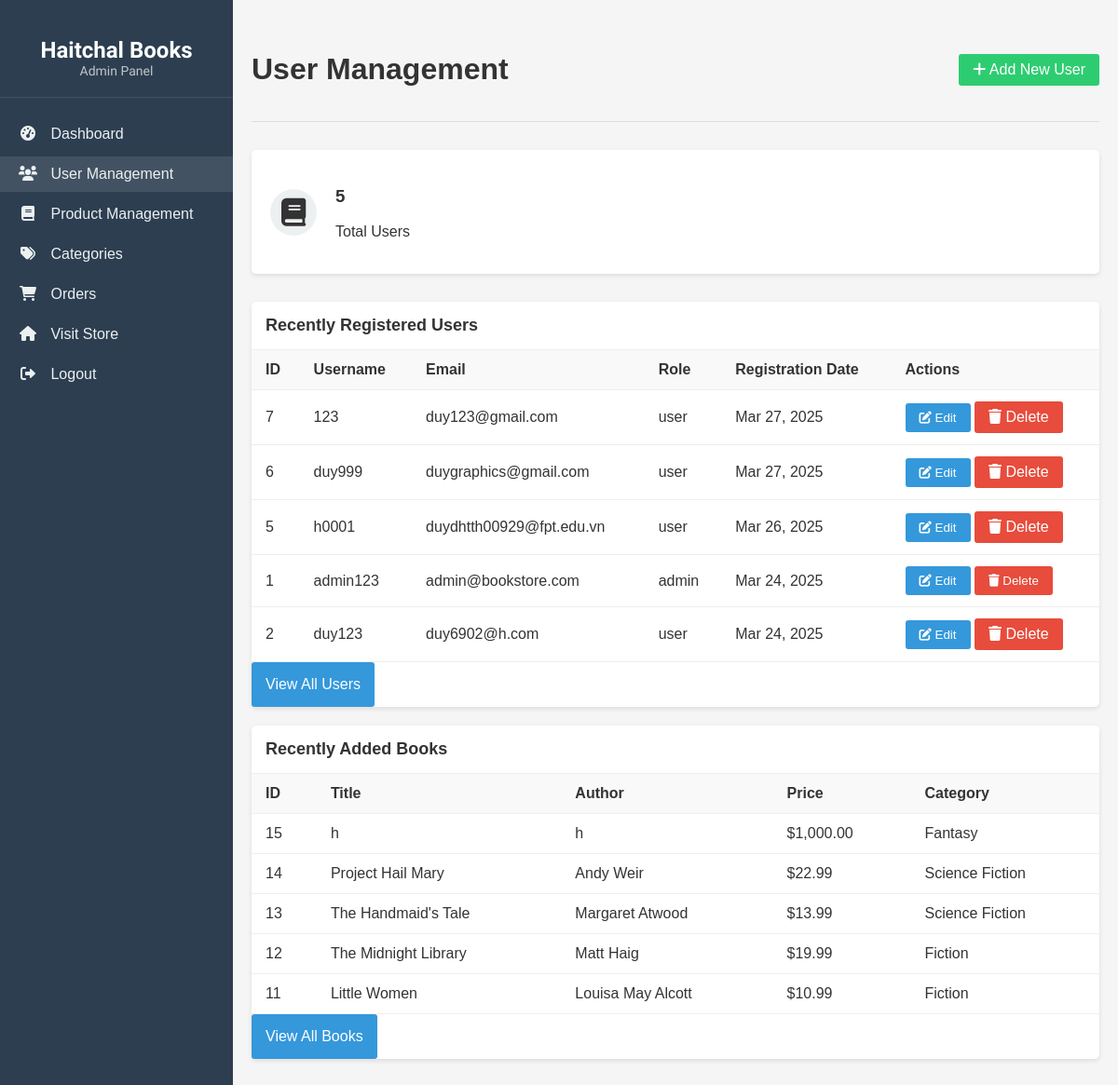
/admin/user_management.php (signed in), run on the app's committed database.
### tables this page shows
CREATE TABLE `users` (
  `user_id` int(11) NOT NULL,
  `username` varchar(50) NOT NULL,
  `password` varchar(255) NOT NULL,
  `email` varchar(100) NOT NULL,
  `name` varchar(100) NOT NULL,
  `address` varchar(255) DEFAULT NULL,
  `phone` varchar(20) DEFAULT NULL,
  `role` enum('admin','user') DEFAULT 'user',
  `registration_date` timestamp NOT NULL DEFAULT current_timestamp(),
  `full_name` varchar(100) DEFAULT NULL,
  `city` varchar(50) DEFAULT NULL,
  `state` varchar(50) DEFAULT NULL,
  `zip_code` varchar(20) DEFAULT NULL
);

CREATE TABLE `books` (
  `book_id` int(11) NOT NULL,
  `title` varchar(255) NOT NULL,
  `author` varchar(100) NOT NULL,
  `isbn` varchar(20) DEFAULT NULL,
  `price` decimal(10,2) NOT NULL,
  `description` text DEFAULT NULL,
  `publication_date` date DEFAULT NULL,
  `publisher` varchar(100) DEFAULT NULL,
  `cover_image` varchar(255) DEFAULT NULL,
  `stock_quantity` int(11) NOT NULL DEFAULT 0,
  `category_id` int(11) DEFAULT NULL,
  `is_featured` tinyint(1) DEFAULT 0
);

CREATE TABLE `categories` (
  `category_id` int(11) NOT NULL,
  `category_name` varchar(50) NOT NULL,
  `description` text DEFAULT NULL
);

### admin/user_management.php (the view, shortened to what this page needs)
<?php
require_once '../connect.php';
$userCount = $conn->query("SELECT COUNT(*) as count FROM Users")->fetch_assoc()['count'];
$recentUsers = $conn->query("SELECT user_id, username, email, role, name, address, phone, registration_date FROM Users ORDER BY registration_date DESC LIMIT 5");
$recentBooks = $conn->query("SELECT b.book_id, b.title, b.author, b.price, c.category_name
                             FROM Books b
                             JOIN Categories c ON b.category_id = c.category_id
                             ORDER BY b.book_id DESC LIMIT 5");
$currentAdminId = $_SESSION['user_id'];
?>
<!DOCTYPE html>
<html lang="en">
<head>
    <link rel="stylesheet" href="https://cdnjs.cloudflare.com/ajax/libs/font-awesome/6.0.0/css/all.min.css">
    <link rel="stylesheet" href="../css/admin_styles.css">
</head>
<body>
    <div class="admin-container">
        <div class="sidebar">
            <div class="logo">
                <h1>Haitchal Books</h1>
                <span>Admin Panel</span>
            </div>
            <ul class="nav-menu">
                <li class="nav-item">
                    <a href="dashboard.php" class="nav-link <?php echo basename($_SERVER['PHP_SELF']) == 'dashboard.php' ? 'active' : ''; ?>">
                        <i class="fas fa-tachometer-alt"></i> Dashboard
                    </a>
                </li>
                <li class="nav-item">
                    <a href="user_management.php" class="nav-link <?php echo basename($_SERVER['PHP_SELF']) == 'user_management.php' ? 'active' : ''; ?>">
                        <i class="fas fa-users"></i> User Management
                    </a>
                </li>
                <li class="nav-item">
                    <a href="product_management.php" class="nav-link <?php echo basename($_SERVER['PHP_SELF']) == 'product_management.php' ? 'active' : ''; ?>">
                        <i class="fas fa-book"></i> Product Management
                    </a>
                </li>
                <li class="nav-item">
                    <a href="category_management.php" class="nav-link <?php echo basename($_SERVER['PHP_SELF']) == 'category_management.php' ? 'active' : ''; ?>">
                        <i class="fas fa-tags"></i> Categories
                    </a>
                </li>
                <li class="nav-item">
                    <a href="order_management.php" class="nav-link <?php echo basename($_SERVER['PHP_SELF']) == 'order_management.php' ? 'active' : ''; ?>">
                        <i class="fas fa-shopping-cart"></i> Orders
                    </a>
                </li>
                <li class="nav-item">
                    <a href="../php/homepage.php" class="nav-link">
                        <i class="fas fa-home"></i> Visit Store
                    </a>
                </li>
                <li class="nav-item">
                    <a href="../php/logout.php" class="nav-link">
                        <i class="fas fa-sign-out-alt"></i> Logout
                    </a>
                </li>
            </ul>
        </div>
        <div class="main-content">
            <div class="header">
                <h1><?php echo basename($_SERVER['PHP_SELF']) == 'dashboard.php' ? 'Dashboard' : 'User Management'; ?></h1>
                <?php if (basename($_SERVER['PHP_SELF']) == 'user_management.php'): ?>
                <a href="#" class="btn btn-success" onclick="openAddModal(); return false;">
                    <i class="fas fa-plus"></i> Add New User
                </a>
                <?php endif; ?>
            </div>
            <div class="dashboard-stats">
                <div class="stat-card">
                    <div class="icon books">
                        <i class="fas fa-book"></i>
                    </div>
                    <div class="info">
                        <h3><?php echo $userCount; ?></h3>
                        <p>Total Users</p>
                    </div>
                </div>
            </div>
            <div class="recent-section">
                <h2>Recently Registered Users</h2>
                <table class="data-table">
                    <thead>
                        <tr>
                            <th>ID</th>
                            <th>Username</th>
                            <th>Email</th>
                            <th>Role</th>
                            <th>Registration Date</th>
                            <th>Actions</th>
                        </tr>
                    </thead>
                    <tbody>
                        <?php while ($user = $recentUsers->fetch_assoc()): ?>
                        <tr>
                            <td><?php echo $user['user_id']; ?></td>
                            <td><?php echo htmlspecialchars($user['username']); ?></td>
                            <td><?php echo htmlspecialchars($user['email']); ?></td>
                            <td><?php echo htmlspecialchars($user['role']); ?></td>
                            <td><?php echo date('M d, Y', strtotime($user['registration_date'])); ?></td>
                            <td class="actions">
                                <button class="btn" onclick="openEditModal(<?php
                                    echo htmlspecialchars(json_encode([
                                        'id' => $user['user_id'],
                                        'username' => $user['username'],
                                        'email' => $user['email'],
                                        'name' => $user['name'] ?? '',
                                        'role' => $user['role'],
                                        'address' => $user['address'] ?? '',
                                        'phone' => $user['phone'] ?? ''
                                    ]));
                                ?>)"><i class="fas fa-edit"></i> Edit</button>
                                <?php if ($user['user_id'] != $currentAdminId): ?>
                                    <a href="user_management.php?delete=<?php echo $user['user_id']; ?>" class="btn btn-danger" onclick="return confirm('Are you sure you want to delete this user?')"><i class="fas fa-trash"></i> Delete</a>
                                <?php else: ?>
                                    <button class="btn btn-danger" disabled title="You cannot delete your own account"><i class="fas fa-trash"></i> Delete</button>
                                <?php endif; ?>
                            </td>
                        </tr>
                        <?php endwhile; ?>
                    </tbody>
                </table>
                <a href="user_management.php" class="btn view-all">View All Users</a>
            </div>
            <div class="recent-section">
                <h2>Recently Added Books</h2>
                <table class="data-table">
                    <thead>
                        <tr>
                            <th>ID</th>
                            <th>Title</th>
                            <th>Author</th>
                            <th>Price</th>
                            <th>Category</th>
                        </tr>
                    </thead>
                    <tbody>
                        <?php while ($book = $recentBooks->fetch_assoc()): ?>
                        <tr>
                            <td><?php echo $book['book_id']; ?></td>
                            <td><?php echo htmlspecialchars($book['title']); ?></td>
                            <td><?php echo htmlspecialchars($book['author']); ?></td>
                            <td>$<?php echo number_format($book['price'], 2); ?></td>
                            <td><?php echo htmlspecialchars($book['category_name']); ?></td>
                        </tr>
                        <?php endwhile; ?>
                    </tbody>
                </table>
                <a href="product_management.php" class="btn view-all">View All Books</a>
            </div>
        </div>
    </div>
</body>
</html>

### admin/user_management.php (style rules this page uses)
:root { --primary-color: #3498db; --secondary-color: #2c3e50; --success-color: #2ecc71; --danger-color: #e74c3c; --warning-color: #f39c12; --light-color: #ecf0f1; --dark-color: #34495e; }
body { font-family: Arial, sans-serif; background-color: #f5f5f5; color: #333; margin: 0; padding: 0; }
.sidebar { width: 250px; background-color: var(--secondary-color); color: white; padding: 20px 0; }
.sidebar ul { list-style: none; padding: 0; margin: 0; }
.sidebar li { margin-bottom: 5px; }
.sidebar a { display: block; padding: 10px 20px; color: #ecf0f1; text-decoration: none; transition: background-color 0.3s; }
.sidebar a:hover, .sidebar a.active { background-color: rgba(255, 255, 255, 0.1); }
.sidebar a i { margin-right: 10px; width: 20px; text-align: center; }
.header { display: flex; justify-content: space-between; align-items: center; margin-bottom: 30px; padding: 15px 0; border-bottom: 1px solid #ddd; }
.btn { display: inline-block; padding: 8px 15px; background-color: var(--primary-color); color: white; border-radius: 3px; text-decoration: none; border: none; cursor: pointer; transition: background-color 0.3s; }
.btn-success { background-color: var(--success-color); }
.btn-danger { background-color: var(--danger-color); }
.dashboard-stats { display: grid; grid-template-columns: repeat(auto-fit, minmax(250px, 1fr)); gap: 20px; margin-bottom: 30px; }
.stat-card { background-color: white; border-radius: 5px; padding: 20px; box-shadow: 0 2px 5px rgba(0,0,0,0.1); display: flex; align-items: center; }
.recent-section, .panel { background-color: white; border-radius: 5px; box-shadow: 0 2px 5px rgba(0,0,0,0.1); margin-bottom: 20px; }
.recent-section h2, .panel-header { padding: 15px; border-bottom: 1px solid #eee; display: flex; justify-content: space-between; align-items: center; margin: 0; }
.recent-section h2 { font-size: 18px; }
.panel-body, .recent-section > *:not(h2) { padding: 15px; }
.data-table, .table { width: 100%; border-collapse: collapse; }
.data-table th, .data-table td, .table th, .table td { padding: 12px 15px; text-align: left; border-bottom: 1px solid #eee; }
.data-table th, .table th { background-color: #f9f9f9; font-weight: 600; }
.logo { text-align: center; padding: 20px; border-bottom: 1px solid rgba(255, 255, 255, 0.1); margin-bottom: 20px; font-family: 'Stick No Bills', sans-serif; }
.logo h1 { font-size: 24px; margin: 0; }
.logo span { display: block; font-size: 14px; opacity: 0.7; }
.nav-menu { list-style: none; padding: 0; margin: 0; }
.nav-item { margin-bottom: 5px; }
.nav-link { display: block; padding: 10px 20px; color: #ecf0f1; text-decoration: none; transition: background-color 0.3s; }
.nav-link:hover, .nav-link.active { background-color: rgba(255, 255, 255, 0.1); }
.nav-link i { margin-right: 10px; width: 20px; text-align: center; }
.panel, .recent-section { background-color: white; border-radius: 5px; box-shadow: 0 2px 5px rgba(0, 0, 0, 0.1); margin-bottom: 20px; }
.panel-header, .recent-section h2 { padding: 15px; border-bottom: 1px solid #eee; display: flex; justify-content: space-between; align-items: center; margin: 0; font-size: 18px; }
.stat-card i { font-size: 30px; margin-right: 20px; width: 50px; height: 50px; background-color: var(--light-color); border-radius: 50%; display: flex; align-items: center; justify-content: center; }
.admin-container { display: flex; min-height: 100vh; }
.main-content { flex: 1; padding: 20px; background-color: #f5f5f5; }

### data on the page
users: user_id "7", username "123", email "duy123@gmail.com", role "user", registration_date "Mar 27, 2025"
users: user_id "6", username "duy999", email "duygraphics@gmail.com", role "user", registration_date "Mar 27, 2025"
users: user_id "5", username "h0001", email "duydhtth00929@fpt.edu.vn", role "user", registration_date "Mar 26, 2025"
users: user_id "1", username "admin123", email "admin@bookstore.com", role "admin", registration_date "Mar 24, 2025", shows "Delete"
users: user_id "2", username "duy123", email "duy6902@h.com", role "user", registration_date "Mar 24, 2025"
books: book_id "15", title "h", author "h", price "1,000.00", category.category_name "Fantasy"
books: book_id "14", title "Project Hail Mary", author "Andy Weir", price "22.99", category.category_name "Science Fiction"
books: book_id "13", title "The Handmaid's Tale", author "Margaret Atwood", price "13.99", category.category_name "Science Fiction"
books: book_id "12", title "The Midnight Library", author "Matt Haig", price "19.99", category.category_name "Fiction"
books: book_id "11", title "Little Women", author "Louisa May Alcott", price "10.99", category.category_name "Fiction"

### other printed values
$userCount "5"
